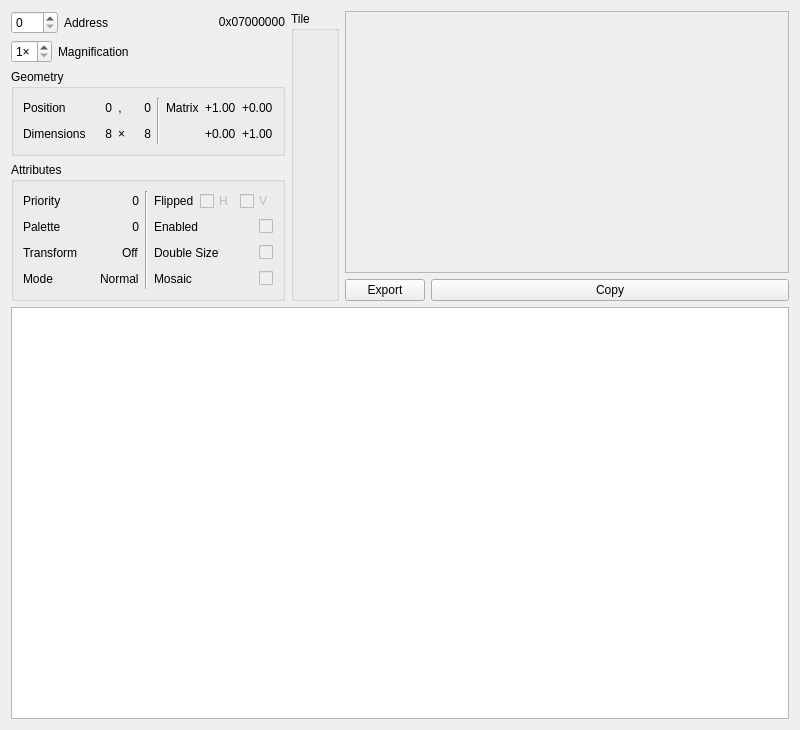
<?xml version="1.0" encoding="UTF-8"?>
<ui version="4.0">
 <class>QGBA::ObjView</class>
 <widget class="QWidget" name="QGBA::ObjView">
  <property name="geometry">
   <rect>
    <x>0</x>
    <y>0</y>
    <width>800</width>
    <height>730</height>
   </rect>
  </property>
  <property name="windowTitle">
   <string>Sprites</string>
  </property>
  <layout class="QGridLayout" name="gridLayout" rowstretch="0,0,0,0,0,0" columnstretch="0,0,0,1">
   <item row="0" column="2" rowspan="4" colspan="2">
    <widget class="QFrame" name="frame">
     <property name="frameShape">
      <enum>QFrame::StyledPanel</enum>
     </property>
     <layout class="QGridLayout" name="gridLayout_2">
      <property name="leftMargin">
       <number>0</number>
      </property>
      <property name="topMargin">
       <number>0</number>
      </property>
      <property name="rightMargin">
       <number>0</number>
      </property>
      <property name="bottomMargin">
       <number>0</number>
      </property>
      <item row="0" column="0" alignment="Qt::AlignHCenter|Qt::AlignVCenter">
       <widget class="QGBA::TilePainter" name="tiles" native="true">
        <property name="sizePolicy">
         <sizepolicy hsizetype="Fixed" vsizetype="Fixed">
          <horstretch>0</horstretch>
          <verstretch>0</verstretch>
         </sizepolicy>
        </property>
        <property name="minimumSize">
         <size>
          <width>8</width>
          <height>8</height>
         </size>
        </property>
       </widget>
      </item>
     </layout>
    </widget>
   </item>
   <item row="0" column="0">
    <layout class="QHBoxLayout" name="horizontalLayout_2">
     <item>
      <widget class="QSpinBox" name="objId">
       <property name="sizePolicy">
        <sizepolicy hsizetype="Maximum" vsizetype="Fixed">
         <horstretch>0</horstretch>
         <verstretch>0</verstretch>
        </sizepolicy>
       </property>
       <property name="maximum">
        <number>127</number>
       </property>
      </widget>
     </item>
     <item>
      <widget class="QLabel" name="label_3">
       <property name="text">
        <string>Address</string>
       </property>
      </widget>
     </item>
     <item>
      <widget class="QLabel" name="address">
       <property name="text">
        <string notr="true">0x07000000</string>
       </property>
       <property name="alignment">
        <set>Qt::AlignRight|Qt::AlignTrailing|Qt::AlignVCenter</set>
       </property>
       <property name="textInteractionFlags">
        <set>Qt::LinksAccessibleByMouse|Qt::TextSelectableByKeyboard|Qt::TextSelectableByMouse</set>
       </property>
      </widget>
     </item>
    </layout>
   </item>
   <item row="4" column="3">
    <widget class="QPushButton" name="copyButton">
     <property name="text">
      <string>Copy</string>
     </property>
    </widget>
   </item>
   <item row="1" column="0">
    <layout class="QHBoxLayout" name="horizontalLayout_4">
     <item>
      <widget class="QSpinBox" name="magnification">
       <property name="sizePolicy">
        <sizepolicy hsizetype="Fixed" vsizetype="Fixed">
         <horstretch>0</horstretch>
         <verstretch>0</verstretch>
        </sizepolicy>
       </property>
       <property name="suffix">
        <string notr="true">×</string>
       </property>
       <property name="minimum">
        <number>1</number>
       </property>
       <property name="maximum">
        <number>8</number>
       </property>
      </widget>
     </item>
     <item>
      <widget class="QLabel" name="label_2">
       <property name="text">
        <string>Magnification</string>
       </property>
      </widget>
     </item>
    </layout>
   </item>
   <item row="2" column="0">
    <widget class="QGroupBox" name="groupBox">
     <property name="sizePolicy">
      <sizepolicy hsizetype="Minimum" vsizetype="Preferred">
       <horstretch>0</horstretch>
       <verstretch>0</verstretch>
      </sizepolicy>
     </property>
     <property name="title">
      <string>Geometry</string>
     </property>
     <layout class="QGridLayout" name="gridLayout_4">
      <item row="0" column="0">
       <layout class="QHBoxLayout" name="horizontalLayout">
        <item>
         <widget class="QLabel" name="label">
          <property name="text">
           <string>Position</string>
          </property>
         </widget>
        </item>
        <item>
         <spacer name="horizontalSpacer">
          <property name="orientation">
           <enum>Qt::Horizontal</enum>
          </property>
          <property name="sizeHint" stdset="0">
           <size>
            <width>0</width>
            <height>20</height>
           </size>
          </property>
         </spacer>
        </item>
        <item>
         <widget class="QLabel" name="x">
          <property name="minimumSize">
           <size>
            <width>20</width>
            <height>0</height>
           </size>
          </property>
          <property name="text">
           <string notr="true">0</string>
          </property>
          <property name="alignment">
           <set>Qt::AlignRight|Qt::AlignTrailing|Qt::AlignVCenter</set>
          </property>
          <property name="textInteractionFlags">
           <set>Qt::LinksAccessibleByMouse|Qt::TextSelectableByKeyboard|Qt::TextSelectableByMouse</set>
          </property>
         </widget>
        </item>
        <item>
         <widget class="QLabel" name="tileId_3">
          <property name="text">
           <string notr="true">, </string>
          </property>
          <property name="alignment">
           <set>Qt::AlignRight|Qt::AlignTrailing|Qt::AlignVCenter</set>
          </property>
         </widget>
        </item>
        <item>
         <widget class="QLabel" name="y">
          <property name="minimumSize">
           <size>
            <width>20</width>
            <height>0</height>
           </size>
          </property>
          <property name="text">
           <string notr="true">0</string>
          </property>
          <property name="alignment">
           <set>Qt::AlignRight|Qt::AlignTrailing|Qt::AlignVCenter</set>
          </property>
          <property name="textInteractionFlags">
           <set>Qt::LinksAccessibleByMouse|Qt::TextSelectableByKeyboard|Qt::TextSelectableByMouse</set>
          </property>
         </widget>
        </item>
       </layout>
      </item>
      <item row="0" column="1" rowspan="2">
       <widget class="Line" name="line_2">
        <property name="orientation">
         <enum>Qt::Vertical</enum>
        </property>
       </widget>
      </item>
      <item row="1" column="0">
       <layout class="QHBoxLayout" name="horizontalLayout_3">
        <item>
         <widget class="QLabel" name="label_4">
          <property name="text">
           <string>Dimensions</string>
          </property>
         </widget>
        </item>
        <item>
         <spacer name="horizontalSpacer_2">
          <property name="orientation">
           <enum>Qt::Horizontal</enum>
          </property>
          <property name="sizeHint" stdset="0">
           <size>
            <width>0</width>
            <height>20</height>
           </size>
          </property>
         </spacer>
        </item>
        <item>
         <widget class="QLabel" name="w">
          <property name="minimumSize">
           <size>
            <width>20</width>
            <height>0</height>
           </size>
          </property>
          <property name="text">
           <string notr="true">8</string>
          </property>
          <property name="alignment">
           <set>Qt::AlignRight|Qt::AlignTrailing|Qt::AlignVCenter</set>
          </property>
          <property name="textInteractionFlags">
           <set>Qt::LinksAccessibleByMouse|Qt::TextSelectableByKeyboard|Qt::TextSelectableByMouse</set>
          </property>
         </widget>
        </item>
        <item>
         <widget class="QLabel" name="tileId_5">
          <property name="text">
           <string notr="true">×</string>
          </property>
          <property name="alignment">
           <set>Qt::AlignRight|Qt::AlignTrailing|Qt::AlignVCenter</set>
          </property>
         </widget>
        </item>
        <item>
         <widget class="QLabel" name="h">
          <property name="minimumSize">
           <size>
            <width>20</width>
            <height>0</height>
           </size>
          </property>
          <property name="text">
           <string notr="true">8</string>
          </property>
          <property name="alignment">
           <set>Qt::AlignRight|Qt::AlignTrailing|Qt::AlignVCenter</set>
          </property>
          <property name="textInteractionFlags">
           <set>Qt::LinksAccessibleByMouse|Qt::TextSelectableByKeyboard|Qt::TextSelectableByMouse</set>
          </property>
         </widget>
        </item>
       </layout>
      </item>
      <item row="0" column="2" rowspan="2">
       <layout class="QGridLayout" name="gridLayout_5">
        <item row="0" column="3">
         <widget class="QLabel" name="xformPC">
          <property name="text">
           <string notr="true">+0.00</string>
          </property>
          <property name="textInteractionFlags">
           <set>Qt::LinksAccessibleByMouse|Qt::TextSelectableByKeyboard|Qt::TextSelectableByMouse</set>
          </property>
         </widget>
        </item>
        <item row="0" column="2">
         <widget class="QLabel" name="xformPA">
          <property name="text">
           <string notr="true">+1.00</string>
          </property>
          <property name="textInteractionFlags">
           <set>Qt::LinksAccessibleByMouse|Qt::TextSelectableByKeyboard|Qt::TextSelectableByMouse</set>
          </property>
         </widget>
        </item>
        <item row="0" column="0">
         <widget class="QLabel" name="label_10">
          <property name="text">
           <string>Matrix</string>
          </property>
         </widget>
        </item>
        <item row="1" column="3">
         <widget class="QLabel" name="xformPD">
          <property name="text">
           <string notr="true">+1.00</string>
          </property>
          <property name="textInteractionFlags">
           <set>Qt::LinksAccessibleByMouse|Qt::TextSelectableByKeyboard|Qt::TextSelectableByMouse</set>
          </property>
         </widget>
        </item>
        <item row="0" column="1">
         <spacer name="horizontalSpacer_8">
          <property name="orientation">
           <enum>Qt::Horizontal</enum>
          </property>
          <property name="sizeHint" stdset="0">
           <size>
            <width>0</width>
            <height>20</height>
           </size>
          </property>
         </spacer>
        </item>
        <item row="1" column="2">
         <widget class="QLabel" name="xformPB">
          <property name="text">
           <string notr="true">+0.00</string>
          </property>
          <property name="textInteractionFlags">
           <set>Qt::LinksAccessibleByMouse|Qt::TextSelectableByKeyboard|Qt::TextSelectableByMouse</set>
          </property>
         </widget>
        </item>
       </layout>
      </item>
     </layout>
    </widget>
   </item>
   <item row="5" column="0" colspan="4">
    <widget class="QListWidget" name="objList">
     <property name="iconSize">
      <size>
       <width>64</width>
       <height>64</height>
      </size>
     </property>
     <property name="flow">
      <enum>QListView::LeftToRight</enum>
     </property>
     <property name="resizeMode">
      <enum>QListView::Adjust</enum>
     </property>
     <property name="gridSize">
      <size>
       <width>64</width>
       <height>96</height>
      </size>
     </property>
     <property name="viewMode">
      <enum>QListView::IconMode</enum>
     </property>
     <property name="uniformItemSizes">
      <bool>true</bool>
     </property>
    </widget>
   </item>
   <item row="4" column="2">
    <widget class="QPushButton" name="exportButton">
     <property name="text">
      <string>Export</string>
     </property>
    </widget>
   </item>
   <item row="3" column="0" rowspan="2">
    <widget class="QGroupBox" name="groupBox_2">
     <property name="sizePolicy">
      <sizepolicy hsizetype="Minimum" vsizetype="Preferred">
       <horstretch>0</horstretch>
       <verstretch>0</verstretch>
      </sizepolicy>
     </property>
     <property name="title">
      <string>Attributes</string>
     </property>
     <layout class="QGridLayout" name="gridLayout_3">
      <item row="2" column="0">
       <layout class="QHBoxLayout" name="horizontalLayout_6">
        <item>
         <widget class="QLabel" name="label_6">
          <property name="text">
           <string>Transform</string>
          </property>
         </widget>
        </item>
        <item>
         <spacer name="horizontalSpacer_4">
          <property name="orientation">
           <enum>Qt::Horizontal</enum>
          </property>
          <property name="sizeHint" stdset="0">
           <size>
            <width>0</width>
            <height>20</height>
           </size>
          </property>
         </spacer>
        </item>
        <item>
         <widget class="QLabel" name="transform">
          <property name="text">
           <string>Off</string>
          </property>
          <property name="textInteractionFlags">
           <set>Qt::LinksAccessibleByMouse|Qt::TextSelectableByKeyboard|Qt::TextSelectableByMouse</set>
          </property>
         </widget>
        </item>
       </layout>
      </item>
      <item row="1" column="0">
       <layout class="QHBoxLayout" name="horizontalLayout_16">
        <item>
         <widget class="QLabel" name="label_16">
          <property name="text">
           <string>Palette</string>
          </property>
         </widget>
        </item>
        <item>
         <spacer name="horizontalSpacer_13">
          <property name="orientation">
           <enum>Qt::Horizontal</enum>
          </property>
          <property name="sizeHint" stdset="0">
           <size>
            <width>10</width>
            <height>20</height>
           </size>
          </property>
         </spacer>
        </item>
        <item>
         <widget class="QLabel" name="palette">
          <property name="text">
           <string notr="true">0</string>
          </property>
          <property name="alignment">
           <set>Qt::AlignRight|Qt::AlignTrailing|Qt::AlignVCenter</set>
          </property>
          <property name="textInteractionFlags">
           <set>Qt::LinksAccessibleByMouse|Qt::TextSelectableByKeyboard|Qt::TextSelectableByMouse</set>
          </property>
         </widget>
        </item>
       </layout>
      </item>
      <item row="2" column="2">
       <layout class="QHBoxLayout" name="horizontalLayout_18">
        <item>
         <widget class="QLabel" name="label_18">
          <property name="text">
           <string>Double Size</string>
          </property>
         </widget>
        </item>
        <item>
         <spacer name="horizontalSpacer_15">
          <property name="orientation">
           <enum>Qt::Horizontal</enum>
          </property>
          <property name="sizeHint" stdset="0">
           <size>
            <width>0</width>
            <height>20</height>
           </size>
          </property>
         </spacer>
        </item>
        <item>
         <widget class="QCheckBox" name="doubleSize">
          <property name="enabled">
           <bool>false</bool>
          </property>
          <property name="text">
           <string/>
          </property>
         </widget>
        </item>
       </layout>
      </item>
      <item row="0" column="1" rowspan="4">
       <widget class="Line" name="line">
        <property name="orientation">
         <enum>Qt::Vertical</enum>
        </property>
       </widget>
      </item>
      <item row="0" column="2">
       <layout class="QHBoxLayout" name="horizontalLayout_5">
        <item>
         <widget class="QLabel" name="label_5">
          <property name="text">
           <string>Flipped</string>
          </property>
         </widget>
        </item>
        <item>
         <spacer name="horizontalSpacer_3">
          <property name="orientation">
           <enum>Qt::Horizontal</enum>
          </property>
          <property name="sizeHint" stdset="0">
           <size>
            <width>0</width>
            <height>20</height>
           </size>
          </property>
         </spacer>
        </item>
        <item>
         <widget class="QCheckBox" name="flippedH">
          <property name="enabled">
           <bool>false</bool>
          </property>
          <property name="text">
           <string extracomment="Short for horizontal">H</string>
          </property>
          <property name="shortcut">
           <string>Return, Ctrl+R</string>
          </property>
         </widget>
        </item>
        <item>
         <widget class="QCheckBox" name="flippedV">
          <property name="enabled">
           <bool>false</bool>
          </property>
          <property name="text">
           <string extracomment="Short for vertical">V</string>
          </property>
          <property name="shortcut">
           <string>Return, Ctrl+R</string>
          </property>
         </widget>
        </item>
       </layout>
      </item>
      <item row="3" column="0">
       <layout class="QHBoxLayout" name="horizontalLayout_7">
        <item>
         <widget class="QLabel" name="label_7">
          <property name="text">
           <string>Mode</string>
          </property>
         </widget>
        </item>
        <item>
         <spacer name="horizontalSpacer_5">
          <property name="orientation">
           <enum>Qt::Horizontal</enum>
          </property>
          <property name="sizeHint" stdset="0">
           <size>
            <width>0</width>
            <height>20</height>
           </size>
          </property>
         </spacer>
        </item>
        <item>
         <widget class="QLabel" name="mode">
          <property name="text">
           <string>Normal</string>
          </property>
          <property name="textInteractionFlags">
           <set>Qt::LinksAccessibleByMouse|Qt::TextSelectableByKeyboard|Qt::TextSelectableByMouse</set>
          </property>
         </widget>
        </item>
       </layout>
      </item>
      <item row="3" column="2">
       <layout class="QHBoxLayout" name="horizontalLayout_15">
        <item>
         <widget class="QLabel" name="label_15">
          <property name="text">
           <string>Mosaic</string>
          </property>
         </widget>
        </item>
        <item>
         <spacer name="horizontalSpacer_12">
          <property name="orientation">
           <enum>Qt::Horizontal</enum>
          </property>
          <property name="sizeHint" stdset="0">
           <size>
            <width>0</width>
            <height>20</height>
           </size>
          </property>
         </spacer>
        </item>
        <item>
         <widget class="QCheckBox" name="mosaic">
          <property name="enabled">
           <bool>false</bool>
          </property>
          <property name="text">
           <string/>
          </property>
          <property name="shortcut">
           <string>Return, Ctrl+R</string>
          </property>
         </widget>
        </item>
       </layout>
      </item>
      <item row="1" column="2">
       <layout class="QHBoxLayout" name="horizontalLayout_14">
        <item>
         <widget class="QLabel" name="label_14">
          <property name="text">
           <string>Enabled</string>
          </property>
         </widget>
        </item>
        <item>
         <spacer name="horizontalSpacer_11">
          <property name="orientation">
           <enum>Qt::Horizontal</enum>
          </property>
          <property name="sizeHint" stdset="0">
           <size>
            <width>0</width>
            <height>20</height>
           </size>
          </property>
         </spacer>
        </item>
        <item>
         <widget class="QCheckBox" name="enabled">
          <property name="enabled">
           <bool>false</bool>
          </property>
          <property name="text">
           <string/>
          </property>
         </widget>
        </item>
       </layout>
      </item>
      <item row="0" column="0">
       <layout class="QHBoxLayout" name="horizontalLayout_17">
        <item>
         <widget class="QLabel" name="label_17">
          <property name="text">
           <string>Priority</string>
          </property>
         </widget>
        </item>
        <item>
         <spacer name="horizontalSpacer_14">
          <property name="orientation">
           <enum>Qt::Horizontal</enum>
          </property>
          <property name="sizeHint" stdset="0">
           <size>
            <width>10</width>
            <height>20</height>
           </size>
          </property>
         </spacer>
        </item>
        <item>
         <widget class="QLabel" name="priority">
          <property name="text">
           <string notr="true">0</string>
          </property>
          <property name="alignment">
           <set>Qt::AlignRight|Qt::AlignTrailing|Qt::AlignVCenter</set>
          </property>
          <property name="textInteractionFlags">
           <set>Qt::LinksAccessibleByMouse|Qt::TextSelectableByKeyboard|Qt::TextSelectableByMouse</set>
          </property>
         </widget>
        </item>
       </layout>
      </item>
     </layout>
    </widget>
   </item>
   <item row="0" column="1" rowspan="5">
    <widget class="QGBA::AssetTile" name="tile">
     <property name="title">
      <string>Tile</string>
     </property>
    </widget>
   </item>
  </layout>
 </widget>
 <customwidgets>
  <customwidget>
   <class>QGBA::AssetTile</class>
   <extends>QGroupBox</extends>
   <header>AssetTile.h</header>
   <container>1</container>
  </customwidget>
  <customwidget>
   <class>QGBA::TilePainter</class>
   <extends>QWidget</extends>
   <header>TilePainter.h</header>
   <container>1</container>
   <slots>
    <slot>setTileMagnification(int)</slot>
   </slots>
  </customwidget>
 </customwidgets>
 <resources/>
 <connections>
  <connection>
   <sender>magnification</sender>
   <signal>valueChanged(int)</signal>
   <receiver>tiles</receiver>
   <slot>setTileMagnification(int)</slot>
   <hints>
    <hint type="sourcelabel">
     <x>36</x>
     <y>58</y>
    </hint>
    <hint type="destinationlabel">
     <x>278</x>
     <y>149</y>
    </hint>
   </hints>
  </connection>
 </connections>
</ui>
